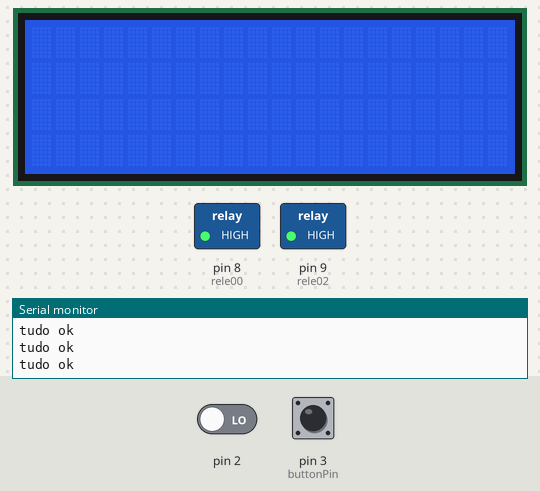
This sketch was run on a simulated Arduino Uno, built with avr-gcc and run on an emulated ATmega328P. Shown: 20×4 character LCD, switched loads named in the sketch (green lamp = pin HIGH), the last lines printed to the serial monitor. The test bench sets the inputs (shaded band); at power-on: pin 3 (buttonPin) LOW, pin 2 LOW.

Above: at 1.3 s.
1.4 s: pin 3 (buttonPin) pulled HIGH for 1 s
At 2.5 s:
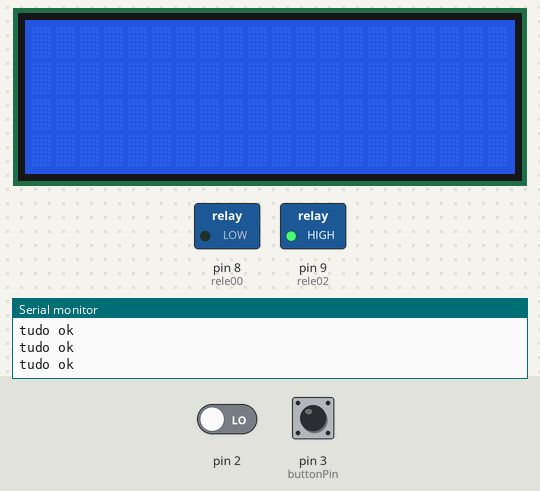
3.9 s: pin 2 driven HIGH
5.9 s: pin 3 (buttonPin) pulled HIGH for 0.35 s
At 6.6 s:
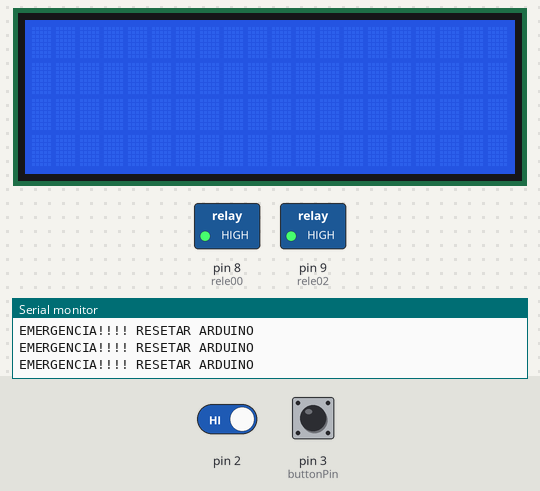
7.7 s: pin 3 (buttonPin) pulled HIGH for 3.2 s
At 9.1 s:
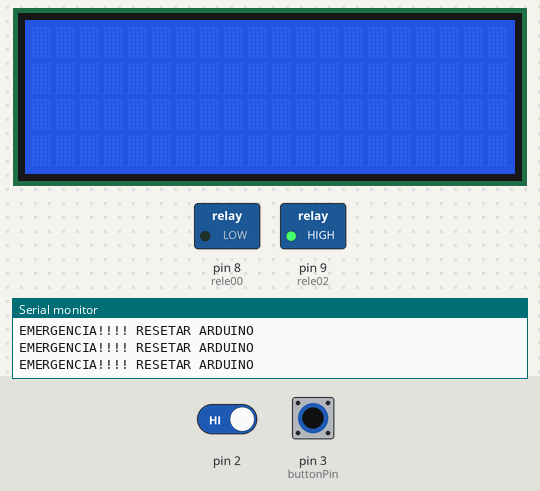
Timing chart, 0 to 10.7 s (numbered marks = the images above; inputs shaded):
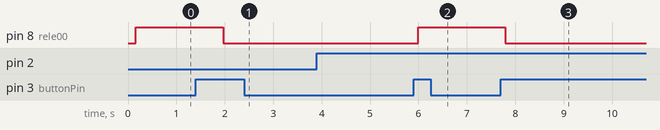

Measured:
- after the input at 1.4 s, pin 8 (rele00): HIGH → LOW after 0.56 s
- after the input at 5.9 s, pin 8 (rele00): LOW → HIGH after 0.09 s
- after the input at 7.7 s, pin 8 (rele00): HIGH → LOW after 0.09 s

The sketch:

teste_DEBOUNCING.ino
```cpp
#include <Wire.h>
#include <LiquidCrystal_I2C.h>
// Inicializa o display no endereco 0x3F
LiquidCrystal_I2C lcd(0x3F,2,1,0,4,5,6,7,3, POSITIVE);

boolean start = true;
volatile boolean e_stop = false;

const int buttonPin = 3;    // the number of the pushbutton pin
const int rele00 = 8;      // the number of the LED pin

const int buttonPin1 = 4;    // the number of the pushbutton pin
const int rele02 = 9;      // the number of the LED pin

// Variables will change:
int ledState = HIGH;         // the current state of the output pin
int ledState1 = HIGH;         // the current state of the output pin
int buttonState;             // the current reading from the input pin
int buttonState1;             // the current reading from the input pin
int lastButtonState = LOW;   // the previous reading from the input pin

// the following variables are unsigned long's because the time, measured in miliseconds,
// will quickly become a bigger number than can be stored in an int.
unsigned long lastDebounceTime = 0;  // the last time the output pin was toggled
unsigned long debounceDelay = 50;    // the debounce time; increase if the output flickers

void setup() {

   Serial.begin(9600);
 delay(100);
 lcd.begin (20,4);

  pinMode(buttonPin, INPUT);
  pinMode(rele00, OUTPUT);
  pinMode(buttonPin1, INPUT);
  pinMode(rele02, OUTPUT);

attachInterrupt(0,e_stop_ISR, RISING);

  // set initial LED state
  digitalWrite(rele00, ledState);
  digitalWrite(rele02, ledState1);
}

void loop() {

   if(start == true){


    if(e_stop == false){
Serial.println("tudo ok");
delay(300);
    }
    else{

Serial.println("EMERGENCIA!!!! RESETAR ARDUINO");
digitalWrite (rele00, HIGH); // envia saida para nivel alto
    }

  // read the state of the switch into a local variable:
  int reading = digitalRead(buttonPin);


  // check to see if you just pressed the button
  // (i.e. the input went from LOW to HIGH),  and you've waited
  // long enough since the last press to ignore any noise:

  // If the switch changed, due to noise or pressing:
  if (reading != lastButtonState) {
    // reset the debouncing timer
    lastDebounceTime = millis();
  }

  if ((millis() - lastDebounceTime) > debounceDelay) {
    // whatever the reading is at, it's been there for longer
    // than the debounce delay, so take it as the actual current state:

    // if the button state has changed:
    if (reading != buttonState) {
      buttonState = reading;

      // only toggle the LED if the new button state is HIGH
      if (buttonState == HIGH) {
        ledState = !ledState;
      }
    }
  }

  // set the LED:
  digitalWrite(rele00, ledState);

  // save the reading.  Next time through the loop,
  // it'll be the lastButtonState:
  lastButtonState = reading;
}
}

 void e_stop_ISR(void){
  detachInterrupt(0);
  e_stop = !e_stop;

}
```
